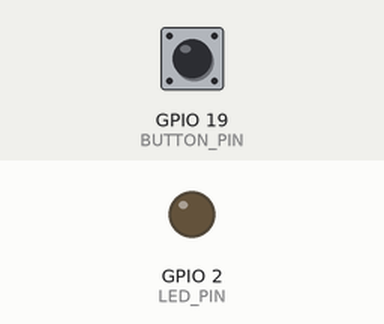
Recording of a sketch running on a simulated ESP32. On the bench: output pins drawn as LEDs (lit = HIGH). The test bench sets the inputs (shaded band); at power-on: GPIO 19 (BUTTON_PIN) HIGH.

Above: at 1.2 s.
1.3 s: GPIO 19 (BUTTON_PIN) pulled LOW for 0.15 s
At 2.3 s:
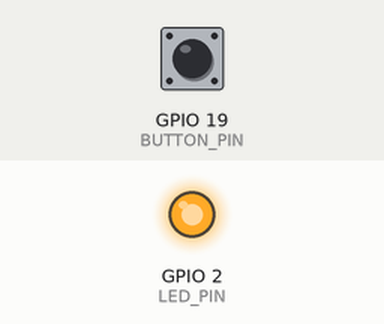
2.9 s: GPIO 19 (BUTTON_PIN) pulled LOW for 1 s
At 3.5 s:
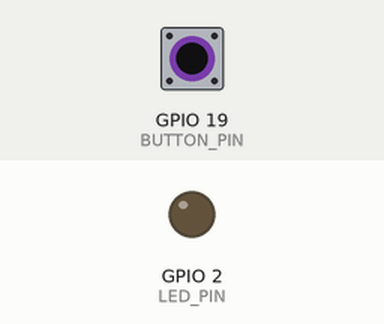
5.4 s: GPIO 19 (BUTTON_PIN) pulled LOW for 3.2 s
At 6.6 s:
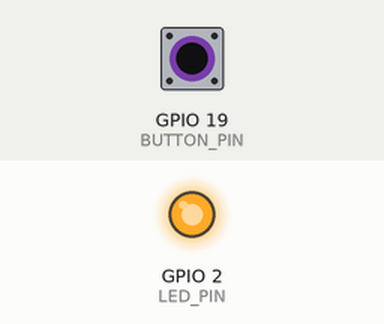
Timing chart, 0 to 8.4 s (numbered marks = the images above; inputs shaded):
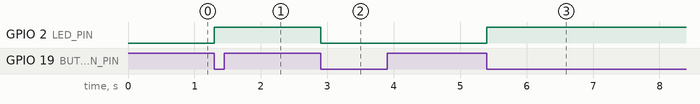

The sketch:

bt1.5_interupt_buttonled.ino
```cpp
#define LED_PIN 2
#define BUTTON_PIN 19
volatile bool ledState = false;
void IRAM_ATTR handleInterrupt() {
  ledState = !ledState;
  digitalWrite(LED_PIN, ledState ? HIGH : LOW);
}
void setup() {
  pinMode(LED_PIN, OUTPUT);
  digitalWrite(LED_PIN, LOW);
  pinMode(BUTTON_PIN, INPUT_PULLUP);
  attachInterrupt(BUTTON_PIN, handleInterrupt, FALLING);
}
void loop() {
}
```

Measured:
- after the input at 1.3 s, GPIO 2 (LED_PIN): LOW → HIGH at once
- after the input at 2.9 s, GPIO 2 (LED_PIN): HIGH → LOW at once
- after the input at 5.4 s, GPIO 2 (LED_PIN): LOW → HIGH at once
